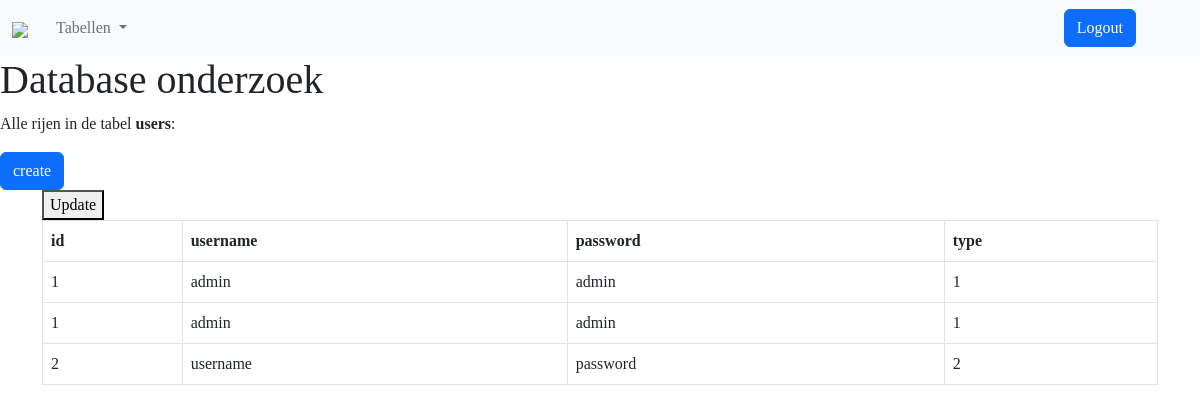
The app's page /create_user/, older data.
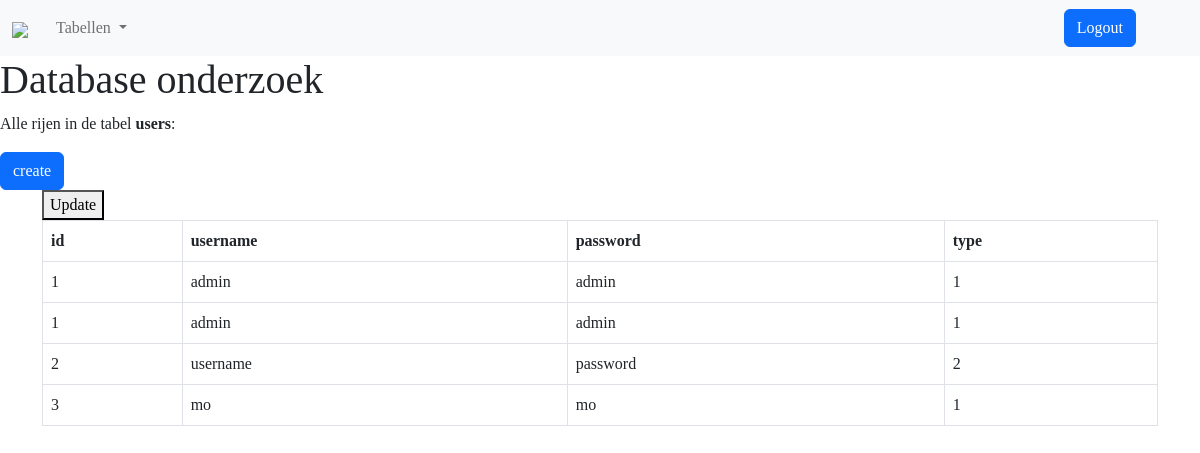
The same page, newer data.
### tables this page shows
CREATE TABLE users (id int,username varchar(255),password varchar(255),type int);

### app.py (the view)
@app.route("/create_user")
def create_page2():
    rows_type = dbm.get_table_content(table_name = 'users')
    return render_template("user.html", type=rows_type[0],)

### app.py (called while the page is built, shortened)
@app.route('/create_user/', methods=('GET', 'POST'))
def user():
    return table_content(table_name='users')

@app.route("/table_details/<table_name>",  methods=['GET', 'POST'])
def table_content(table_name=None):
    if not table_name:
        return "Missing table name", 400  # HTTP 400 = Bad Request
    else:
        print(session.get("type"))
        rows, column_names = dbm.get_table_content(table_name)
        return render_template(
            "table_details.html", rows=rows, columns=column_names, table_name=table_name, type=session.get("type")
        )

### templates/table_details.html (shortened to what this page needs)
<!DOCTYPE html>
<html lang="en">
<head>
  <link href="https://cdn.jsdelivr.net/npm/bootstrap@5.2.3/dist/css/bootstrap.min.css" rel="stylesheet">
  <link rel="stylesheet" href="../static/styling.css">
</head>
<body id="table">
  <nav class="navbar navbar-expand-lg bg-light">
    <div class="container-fluid">
      <a href="/" class="navbar-brand">
        <img src="https://www.test-correct.nl/hubfs/raw_assets/public/test-correct/images/testcorrect-logo.svg" class="nav__logo-large">
      </a>
      <div class="collapse navbar-collapse" id="navbarNavDropdown">
        <ul class="navbar-nav">
          <li class="ps-1 pe-1 nav-item dropdown">
            <a class="nav-link dropdown-toggle" href="#" role="button" data-bs-toggle="dropdown" aria-expanded="false">
              Tabellen
            </a>
          </li>
        </ul>
      </div>
        <ul class="navbar-nav pe-5">
          {% if type != 0 %}
          <li class="ps-1 pe-1 nav-item">
            <a class="btn btn-primary" aria-current="page" href="/logout">Logout</a>
          </li>
          {% endif %}
        </ul>
    </div>
  </nav>
<main>
    <h1>Database onderzoek</h1>
    <p>Alle rijen in de tabel <b>{{ table_name }}</b>:</p>
    <a href="/create_user" class="btn btn-primary">create</a>
    <div id="container" class="container">
      <button id="update-button">Update</button>
        <table class="table table-bordered table-hover">
            <thead>
            <tr>
                {% for column in columns %}
                <th>{{ column }}</th>
                {% endfor %}
            </tr>
            </thead>
            <tbody>
            {% for row in rows %}
            <tr>
                {% for field in row %}
                <td>{{ field }}</td>
                {% endfor %}
            </tr>
            {% endfor %}
            </tbody>
        </table>
    </div>
</main>
</body>
</html>

Row changes from the older to the newer data that the page shows:
added users: row "3" "1", username "mo", password "mo"
